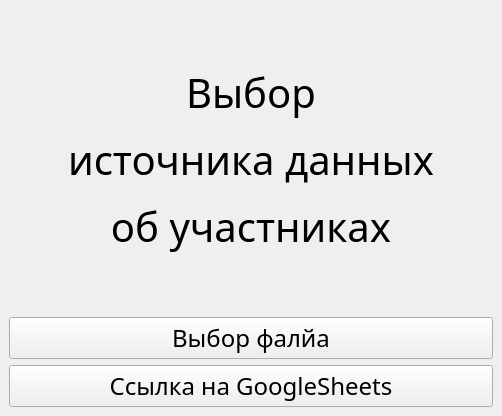
<?xml version="1.0" encoding="UTF-8"?>
<ui version="4.0">
 <class>MainWindow</class>
 <widget class="QMainWindow" name="MainWindow">
  <property name="geometry">
   <rect>
    <x>0</x>
    <y>0</y>
    <width>502</width>
    <height>416</height>
   </rect>
  </property>
  <property name="windowTitle">
   <string>Источник данных</string>
  </property>
  <widget class="QWidget" name="centralwidget">
   <layout class="QVBoxLayout" name="verticalLayout">
    <item>
     <widget class="QLabel" name="label">
      <property name="font">
       <font>
        <family>Sitka Heading Semibold</family>
        <pointsize>30</pointsize>
       </font>
      </property>
      <property name="text">
       <string>&lt;html&gt;&lt;head/&gt;&lt;body&gt;&lt;p align=&quot;center&quot;&gt;Выбор&lt;/p&gt;&lt;p align=&quot;center&quot;&gt;источника данных&lt;/p&gt;&lt;p align=&quot;center&quot;&gt;об участниках&lt;/p&gt;&lt;/body&gt;&lt;/html&gt;</string>
      </property>
     </widget>
    </item>
    <item>
     <widget class="QPushButton" name="pushButton_2">
      <property name="font">
       <font>
        <family>Sitka Heading Semibold</family>
        <pointsize>18</pointsize>
       </font>
      </property>
      <property name="text">
       <string>Выбор фалйа</string>
      </property>
     </widget>
    </item>
    <item>
     <widget class="QPushButton" name="pushButton">
      <property name="font">
       <font>
        <family>Sitka Heading Semibold</family>
        <pointsize>18</pointsize>
       </font>
      </property>
      <property name="text">
       <string>Ссылка на GoogleSheets</string>
      </property>
     </widget>
    </item>
   </layout>
  </widget>
 </widget>
 <resources/>
 <connections/>
</ui>
